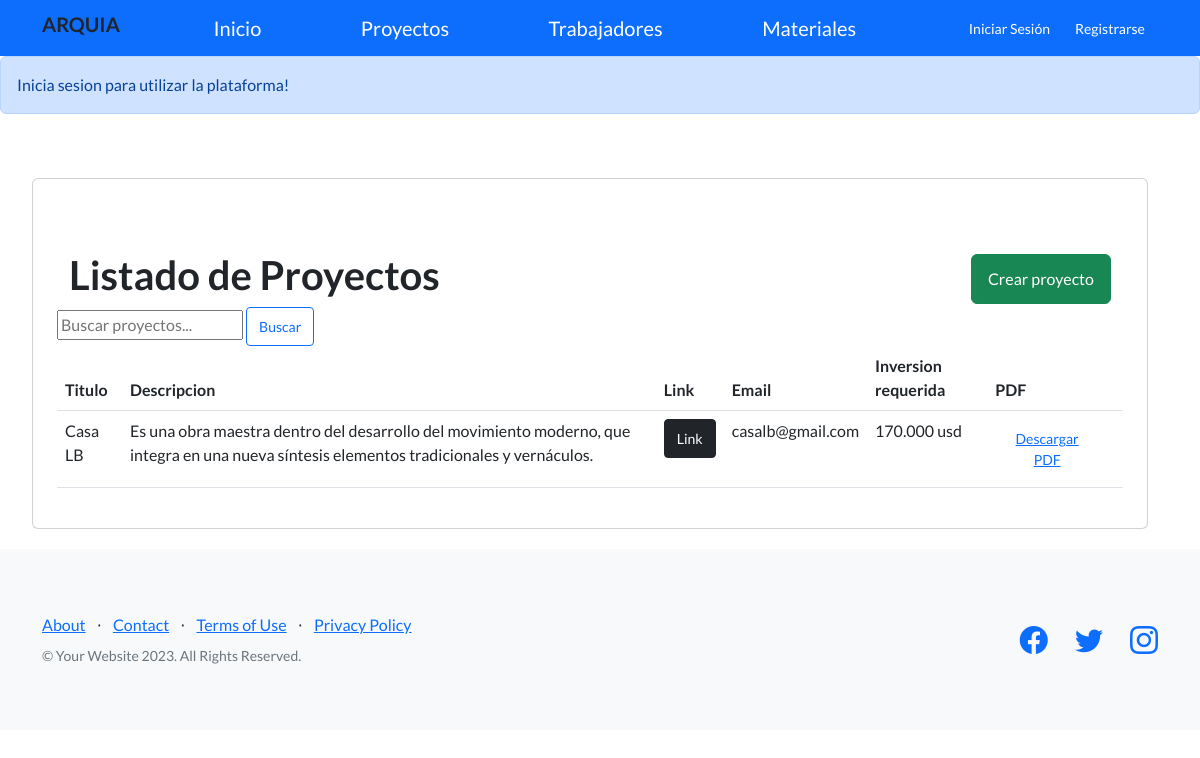
Before: /app_arq/filtrar_proyectos/ with the older database file.
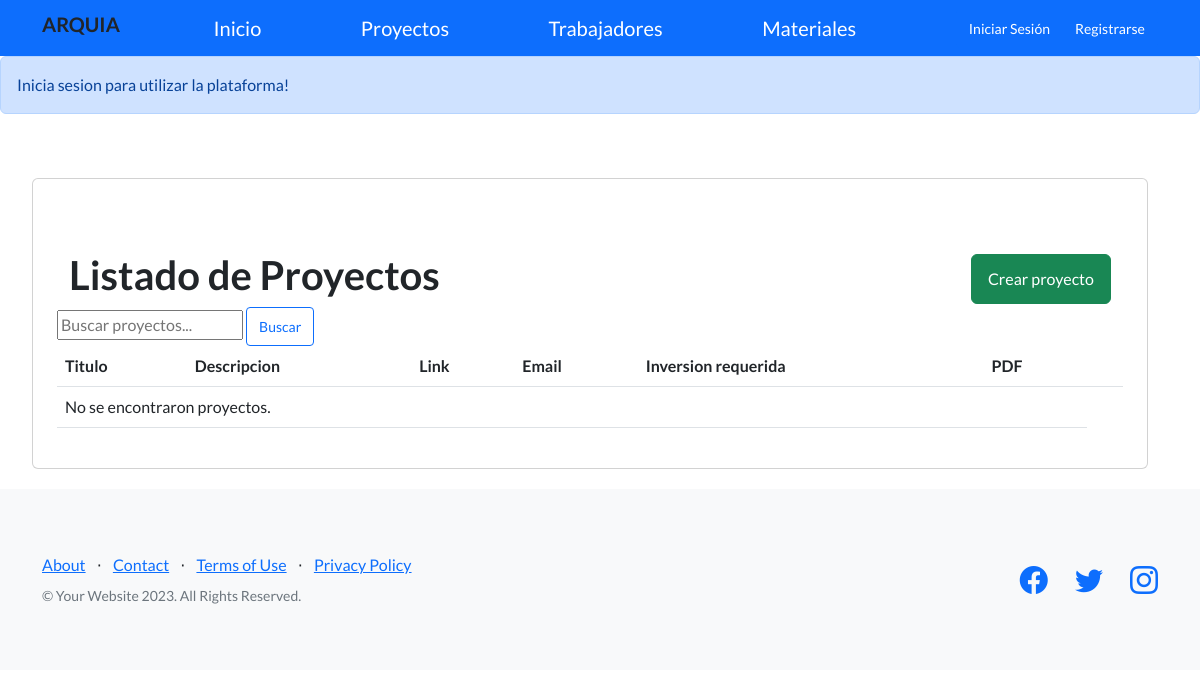
After: the same page with the newer database file.
### app_arq/models.py (models this page shows, shortened)
class Proyecto(models.Model):
    titulo = models.CharField(max_length=40)
    descripcion = models.CharField(max_length=500)
    link = models.URLField(max_length=256)
    pdf = models.FileField(upload_to=pdf_upload_to)
    email = models.EmailField()
    inversion = models.CharField(max_length=40)
    user = models.ForeignKey(User, null=True, on_delete=models.CASCADE)

### app_arq/views.py (the view)
# urls.py: path('filtrar_proyectos/', filtrar_proyectos, name='filtrar_proyectos'),
def filtrar_proyectos(request):
    query = request.GET.get('q')
    proyectos = Proyecto.objects.filter(
        Q(titulo__icontains=query)
    ) if query else Proyecto.objects.all()
    return render(request, 'proyect_list.html', {'proyectos': proyectos})

### app_arq/templates/proyect_list.html (shortened to what this page needs)
{% extends 'padre.html' %}
{% block contenidoQueCambia %}
<div style="display: flex; justify-content: space-between;">
    <div class="container mt-5" style="width: 100%; margin: 20px;">
        <div class="card p-4">
            <div class="container mt-5" style="display: flex; justify-content: space-between; align-items: center;">
                <h1>Listado de Proyectos</h1>
                <a href="{% url 'crear_proyecto' %}" class="btn btn-success">Crear proyecto</a>
            </div>
            <form action="{% url 'filtrar_proyectos' %}" method="get">
                <input type="text" name="q" placeholder="Buscar proyectos..." value="{{ request.GET.q }}">
                <button type="submit" class="btn btn-outline-primary btn-sm">Buscar</button>
            </form>
            <table class="table">
                <thead>
                    <tr>
                        <th>Titulo </th>
                        <th>Descripcion</th>
                        <th>Link</th>
                        <th>Email</th>
                        <th>Inversion requerida</th>
                        <th>PDF</th>
                        <th> </th>
                    </tr>
                </thead>
                <tbody>
                    {% if proyectos %}
                        {% for proyecto in proyectos %}
                        <tr>
                            <td>{{ proyecto.titulo }}</td>
                            <td>{{ proyecto.descripcion }}</td>
                            <td>
                                <a href="{{ proyecto.link }}" class="btn btn-sm btn-dark" download>Link</a>
                            </td>
                            <td>{{ proyecto.email }}</td>
                            <td>{{ proyecto.inversion }}</td>
                            <td>
                                <a href="{{ proyecto.pdf.url }}" class="btn btn-sm btn-link" download>Descargar PDF</a>
                            </td>
                            <td>
                            </td>
                        </tr>
                        {% endfor %}
                    {% else %}
                        <tr>
                            <td colspan="6">No se encontraron proyectos.</td>
                        </tr>
                    {% endif %}
                </tbody>
            </table>
        </div>
    </div>
</div>
{% endblock contenidoQueCambia %}

### app_arq/templates/padre.html (shortened to what this page needs)
<!DOCTYPE html>
<html lang="en">
    <head>
        {% load static %}
        <link href="https://cdn.jsdelivr.net/npm/bootstrap-icons@1.5.0/font/bootstrap-icons.css" rel="stylesheet" type="text/css" />
        <link href="{% static 'css/styles.css' %}" rel="stylesheet" />
    </head>
    <body>
        {% include 'navbar.html' %}
        {% if user.is_authenticated %}
        {% else %}
            <div class="alert alert-primary" role="alert">
            Inicia sesion para utilizar la plataforma!
            </div>
        {% endif %}
        {% block contenidoQueCambia %}
        {% endblock contenidoQueCambia %}
        <footer class="footer bg-light">
            <div class="container">
                <div class="row">
                    <div class="col-lg-6 h-100 text-center text-lg-start my-auto">
                        <ul class="list-inline mb-2">
                            <li class="list-inline-item"><a href="#!">About</a></li>
                            <li class="list-inline-item">⋅</li>
                            <li class="list-inline-item"><a href="#!">Contact</a></li>
                            <li class="list-inline-item">⋅</li>
                            <li class="list-inline-item"><a href="#!">Terms of Use</a></li>
                            <li class="list-inline-item">⋅</li>
                            <li class="list-inline-item"><a href="#!">Privacy Policy</a></li>
                        </ul>
                        <p class="text-muted small mb-4 mb-lg-0">&copy; Your Website 2023. All Rights Reserved.</p>
                    </div>
                    <div class="col-lg-6 h-100 text-center text-lg-end my-auto">
                        <ul class="list-inline mb-0">
                            <li class="list-inline-item me-4">
                                <a href="#!"><i class="bi-facebook fs-3"></i></a>
                            </li>
                            <li class="list-inline-item me-4">
                                <a href="#!"><i class="bi-twitter fs-3"></i></a>
                            </li>
                            <li class="list-inline-item">
                                <a href="#!"><i class="bi-instagram fs-3"></i></a>
                            </li>
                        </ul>
                    </div>
                </div>
            </div>
        </footer>
    </body>
</html>

### app_arq/templates/navbar.html
<nav class="navbar navbar-dark bg-primary">
    <div class="container">
        <h5 style="margin-right: 10px;">ARQUIA</h5>
        <div class="home-button">
            <a class="navbar-brand" href="{% url 'Inicio' %}">Inicio</a>
        </div>
        <a class="navbar-brand" href="{% url 'lista_proyecto' %}">Proyectos</a>
        <a class="navbar-brand" href="{% url 'lista_trabajador' %}">Trabajadores</a>
        <a class="navbar-brand" href="{% url 'lista_material' %}">Materiales</a>
        <div class="btn-group">
            {% if user.is_authenticated %}
            <a class="btn btn-outline-light btn-sm ml-auto" href="{% url 'edit_profile' %}">Hola, {{ user.username }}!</a>
            <a class="btn btn-danger btn-sm ml-auto" href="{% url 'logout' %}">Cerrar Sesión</a>
            <a class="btn btn-outline-light btn-sm ml-auto" href="{% url 'bandeja_entrada' %}">Mensajes</a>
            {% else %}
            <a class="btn btn-primary btn-sm ml-auto" href="{% url 'login' %}">Iniciar Sesión</a>
            <a class="btn btn-primary btn-sm ml-auto" href="{% url 'register' %}">Registrarse</a>
            {% endif %}
        </div>
    </div>
</nav>

Changed rows visible on the page:
removed Proyecto: titulo "Casa LB", descripcion "Es una obra maestra dentro del desarrollo del movimiento moderno, que integra en una nueva síntesis elementos tradicionales y vernáculos.", email "casalb@gmail.com", inversion "170.000 usd"
Other visible differences:
text now shown: "No se encontraron proyectos."
